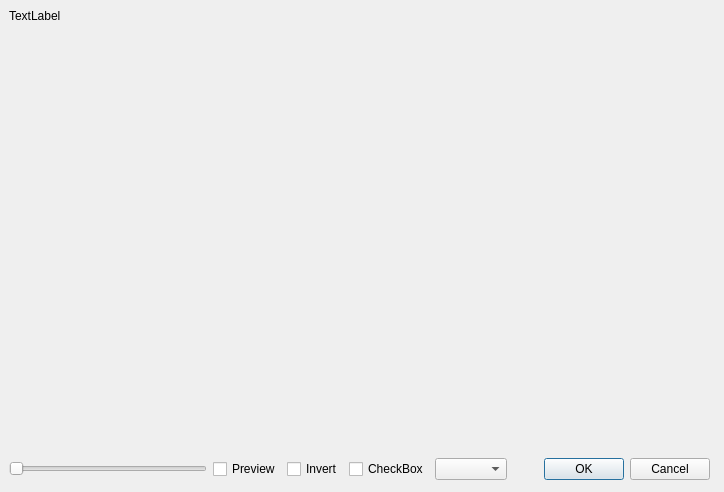
<?xml version="1.0" encoding="UTF-8"?>
<ui version="4.0">
 <class>picEditor</class>
 <widget class="QDialog" name="picEditor">
  <property name="geometry">
   <rect>
    <x>0</x>
    <y>0</y>
    <width>724</width>
    <height>492</height>
   </rect>
  </property>
  <property name="windowTitle">
   <string>Dialog</string>
  </property>
  <property name="autoFillBackground">
   <bool>true</bool>
  </property>
  <widget class="QWidget" name="verticalLayoutWidget">
   <property name="geometry">
    <rect>
     <x>9</x>
     <y>9</y>
     <width>701</width>
     <height>471</height>
    </rect>
   </property>
   <layout class="QVBoxLayout" name="verticalLayout">
    <item>
     <widget class="QLabel" name="picLabel">
      <property name="text">
       <string>TextLabel</string>
      </property>
     </widget>
    </item>
    <item>
     <spacer name="verticalSpacer">
      <property name="orientation">
       <enum>Qt::Vertical</enum>
      </property>
      <property name="sizeHint" stdset="0">
       <size>
        <width>20</width>
        <height>40</height>
       </size>
      </property>
     </spacer>
    </item>
    <item>
     <layout class="QHBoxLayout" name="horizontalLayout_2">
      <item>
       <widget class="QSlider" name="horizontalSlider">
        <property name="maximum">
         <number>256</number>
        </property>
        <property name="orientation">
         <enum>Qt::Horizontal</enum>
        </property>
       </widget>
      </item>
      <item>
       <widget class="QCheckBox" name="cbPreview">
        <property name="text">
         <string>Preview</string>
        </property>
       </widget>
      </item>
      <item>
       <widget class="QCheckBox" name="cbInvert">
        <property name="text">
         <string>Invert</string>
        </property>
       </widget>
      </item>
      <item>
       <widget class="QCheckBox" name="cbLockToScale">
        <property name="text">
         <string>CheckBox</string>
        </property>
       </widget>
      </item>
      <item>
       <widget class="QComboBox" name="comboInstrument"/>
      </item>
      <item>
       <widget class="QDialogButtonBox" name="buttonBox">
        <property name="enabled">
         <bool>true</bool>
        </property>
        <property name="sizePolicy">
         <sizepolicy hsizetype="Minimum" vsizetype="Fixed">
          <horstretch>0</horstretch>
          <verstretch>0</verstretch>
         </sizepolicy>
        </property>
        <property name="maximumSize">
         <size>
          <width>16777215</width>
          <height>50</height>
         </size>
        </property>
        <property name="orientation">
         <enum>Qt::Horizontal</enum>
        </property>
        <property name="standardButtons">
         <set>QDialogButtonBox::Cancel|QDialogButtonBox::Ok</set>
        </property>
       </widget>
      </item>
     </layout>
    </item>
   </layout>
  </widget>
 </widget>
 <resources/>
 <connections>
  <connection>
   <sender>buttonBox</sender>
   <signal>accepted()</signal>
   <receiver>picEditor</receiver>
   <slot>accept()</slot>
   <hints>
    <hint type="sourcelabel">
     <x>248</x>
     <y>254</y>
    </hint>
    <hint type="destinationlabel">
     <x>157</x>
     <y>274</y>
    </hint>
   </hints>
  </connection>
  <connection>
   <sender>buttonBox</sender>
   <signal>rejected()</signal>
   <receiver>picEditor</receiver>
   <slot>reject()</slot>
   <hints>
    <hint type="sourcelabel">
     <x>316</x>
     <y>260</y>
    </hint>
    <hint type="destinationlabel">
     <x>286</x>
     <y>274</y>
    </hint>
   </hints>
  </connection>
 </connections>
</ui>
